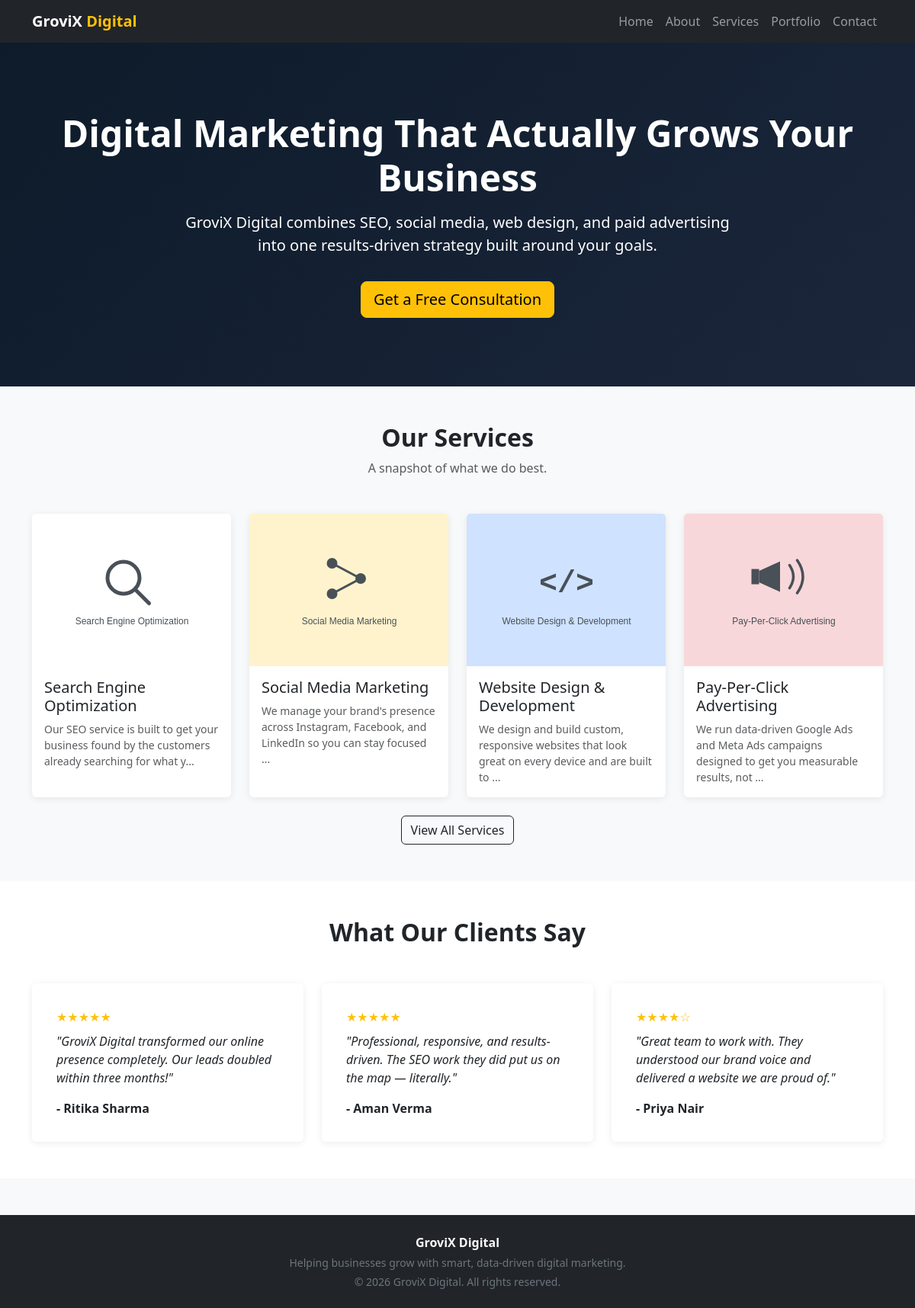
The page / on the database its author committed.
### tables this page shows
CREATE TABLE services (
    id INT AUTO_INCREMENT PRIMARY KEY,
    title VARCHAR(150) NOT NULL,
    description TEXT NOT NULL,
    image VARCHAR(255) DEFAULT NULL,
    meta_title VARCHAR(160) DEFAULT NULL,
    meta_description VARCHAR(300) DEFAULT NULL,
    created_at TIMESTAMP DEFAULT CURRENT_TIMESTAMP
);

CREATE TABLE testimonials (
    id INT AUTO_INCREMENT PRIMARY KEY,
    client_name VARCHAR(150) NOT NULL,
    message TEXT NOT NULL,
    rating TINYINT NOT NULL DEFAULT 5,
    image VARCHAR(255) DEFAULT NULL,
    created_at TIMESTAMP DEFAULT CURRENT_TIMESTAMP
);

### includes/functions.php (called while the page is built, shortened)
<?php
function clean_input($value) {
    return htmlspecialchars(trim($value ?? ''), ENT_QUOTES, 'UTF-8');
}
function service_image_url($filename, $title = '') {
    $title = strtolower($title);
    if (str_contains($title, 'seo') || str_contains($title, 'search engine')) {
        return BASE_URL . '/assets/img/placeholder-seo.svg';
    }
    if (str_contains($title, 'social media') || str_contains($title, 'smm')) {
        return BASE_URL . '/assets/img/placeholder-smm.svg';
    }
    if (str_contains($title, 'web design') || str_contains($title, 'web development') || str_contains($title, 'website')) {
        return BASE_URL . '/assets/img/placeholder-webdev.svg';
    }
    if (str_contains($title, 'pay-per-click') || str_contains($title, 'ppc') || str_contains($title, 'advertising')) {
        return BASE_URL . '/assets/img/placeholder-ppc.svg';
    }
    return BASE_URL . '/assets/img/placeholder.svg';
}

### public/index.php (the view, shortened to what this page needs)
<?php
require_once __DIR__ . '/../includes/db.php';
require_once __DIR__ . '/../includes/functions.php';
require_once __DIR__ . '/../includes/header.php';
$services = [];
$result = mysqli_query($conn, "SELECT id, title, description, image FROM services ORDER BY created_at DESC LIMIT 4");
while ($row = mysqli_fetch_assoc($result)) {
    $services[] = $row;
}
$testimonials = [];
$result = mysqli_query($conn, "SELECT client_name, message, rating, image FROM testimonials ORDER BY created_at DESC LIMIT 6");
while ($row = mysqli_fetch_assoc($result)) {
    $testimonials[] = $row;
}
?>
<section class="hero text-center">
  <div class="container">
    <h1 class="display-5 fw-bold">Digital Marketing That Actually Grows Your Business</h1>
    <p class="lead col-lg-8 mx-auto mt-3">
      GroviX Digital combines SEO, social media, web design, and paid advertising
      into one results-driven strategy built around your goals.
    </p>
    <a href="contact.php" class="btn btn-warning btn-lg mt-3">Get a Free Consultation</a>
  </div>
</section>
<section class="py-5">
  <div class="container">
    <div class="text-center mb-5">
      <h2 class="fw-bold">Our Services</h2>
      <p class="text-muted">A snapshot of what we do best.</p>
    </div>
    <div class="row g-4">
      <?php foreach ($services as $service): ?>
        <div class="col-md-6 col-lg-3">
          <a href="service_detail.php?id=<?= (int)$service['id'] ?>" class="text-decoration-none text-reset">
            <div class="card card-service h-100">
              <img src="<?= service_image_url($service['image'], $service['title']) ?>" class="card-img-top" alt="<?= clean_input($service['title']) ?>">
              <div class="card-body">
                <h5 class="card-title"><?= clean_input($service['title']) ?></h5>
                <p class="card-text small text-muted"><?= clean_input(mb_strimwidth($service['description'], 0, 100, '...')) ?></p>
              </div>
            </div>
          </a>
        </div>
      <?php endforeach; ?>
    </div>
    <div class="text-center mt-4">
      <a href="services.php" class="btn btn-outline-dark">View All Services</a>
    </div>
  </div>
</section>
<section class="py-5 bg-white">
  <div class="container">
    <div class="text-center mb-5">
      <h2 class="fw-bold">What Our Clients Say</h2>
    </div>
    <div class="row g-4">
      <?php foreach ($testimonials as $t): ?>
        <div class="col-md-6 col-lg-4">
          <div class="card card-testimonial p-3">
            <div class="card-body">
              <div class="rating-stars mb-2">
                <?= str_repeat('&#9733;', (int)$t['rating']) . str_repeat('&#9734;', 5 - (int)$t['rating']) ?>
              </div>
              <p class="card-text fst-italic">"<?= clean_input($t['message']) ?>"</p>
              <p class="fw-bold mb-0">- <?= clean_input($t['client_name']) ?></p>
            </div>
          </div>
        </div>
      <?php endforeach; ?>
    </div>
  </div>
</section>
<?php require_once __DIR__ . '/../includes/footer.php'; ?>

### assets/css/style.css (style rules this page uses)
body { font-family: 'Segoe UI', Arial, sans-serif; background-color: #f8f9fa; }
.hero { background: linear-gradient(135deg, #0d1b2a, #1b263b); color: #fff; padding: 90px 0; }
.card-service, .card-portfolio, .card-testimonial { border: none; box-shadow: 0 2px 10px rgba(0,0,0,0.08); transition: transform 0.2s ease; height: 100%; }
.card-service img, .card-portfolio img { height: 200px; object-fit: cover; }
.rating-stars { color: #ffc107; }

### rows shown on the page
services: shows a picture, title "Search Engine Optimization", description "Our SEO service is built to get your business found by the customers already searching for what y..."
services: shows a picture, title "Social Media Marketing", description "We manage your brand's presence across Instagram, Facebook, and LinkedIn so you can stay focused ..."
services: shows a picture, title "Website Design & Development", description "We design and build custom, responsive websites that look great on every device and are built to ..."
services: shows a picture, title "Pay-Per-Click Advertising", description "We run data-driven Google Ads and Meta Ads campaigns designed to get you measurable results, not ..."
testimonials: rating "★★★★★", message "GroviX Digital transformed our online presence completely. Our leads doubled within three months!", client_name "Ritika Sharma"
testimonials: rating "★★★★★", message "Professional, responsive, and results-driven. The SEO work they did put us on the map — literally.", client_name "Aman Verma"
testimonials: rating "★★★★", rating "☆", message "Great team to work with. They understood our brand voice and delivered a website we are proud of.", client_name "Priya Nair"
